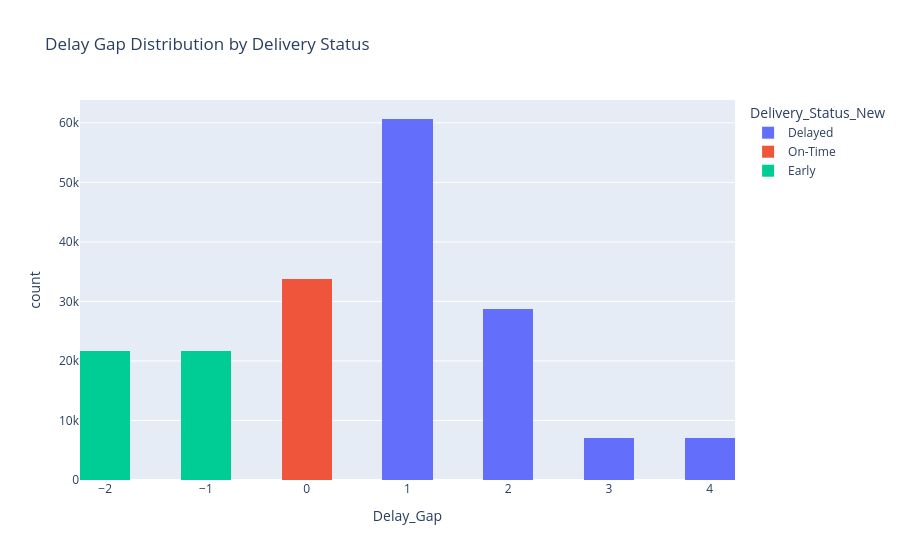

Notebook code for this chart:
### Code cell
#dealay gap and delivery status
fig = px.histogram(df, x='Delay_Gap', color='Delivery_Status_New', nbins=30, title='Delay Gap Distribution by Delivery Status')
fig.show()

### Figure 1 — Plotly figure (JSON) as saved in the notebook; plotly's stock layout.template omitted (floating-point values rounded to 4 significant figures; data arrays with more than 128 entries replaced by an {"elided": "..."} marker saying what was removed)
{"data": [{"bingroup": "x", "hovertemplate": "Delivery_Status_New=Delayed<br>Delay_Gap=%{x}<br>count=%{y}<extra></extra>", "legendgroup": "Delayed", "marker": {"color": "#636efa", "pattern": {"shape": ""}}, "name": "Delayed", "nbinsx": 30, "orientation": "v", "showlegend": true, "type": "histogram", "x": {"elided": "103395 int values"}, "xaxis": "x", "yaxis": "y"}, {"bingroup": "x", "hovertemplate": "Delivery_Status_New=On-Time<br>Delay_Gap=%{x}<br>count=%{y}<extra></extra>", "legendgroup": "On-Time", "marker": {"color": "#EF553B", "pattern": {"shape": ""}}, "name": "On-Time", "nbinsx": 30, "orientation": "v", "showlegend": true, "type": "histogram", "x": {"elided": "33750 int values"}, "xaxis": "x", "yaxis": "y"}, {"bingroup": "x", "hovertemplate": "Delivery_Status_New=Early<br>Delay_Gap=%{x}<br>count=%{y}<extra></extra>", "legendgroup": "Early", "marker": {"color": "#00cc96", "pattern": {"shape": ""}}, "name": "Early", "nbinsx": 30, "orientation": "v", "showlegend": true, "type": "histogram", "x": {"elided": "43363 int values"}, "xaxis": "x", "yaxis": "y"}], "layout": {"barmode": "relative", "legend": {"title": {"text": "Delivery_Status_New"}, "tracegroupgap": 0}, "title": {"text": "Delay Gap Distribution by Delivery Status"}, "xaxis": {"anchor": "y", "domain": [0, 1], "title": {"text": "Delay_Gap"}}, "yaxis": {"anchor": "x", "domain": [0, 1], "title": {"text": "count"}}}}
